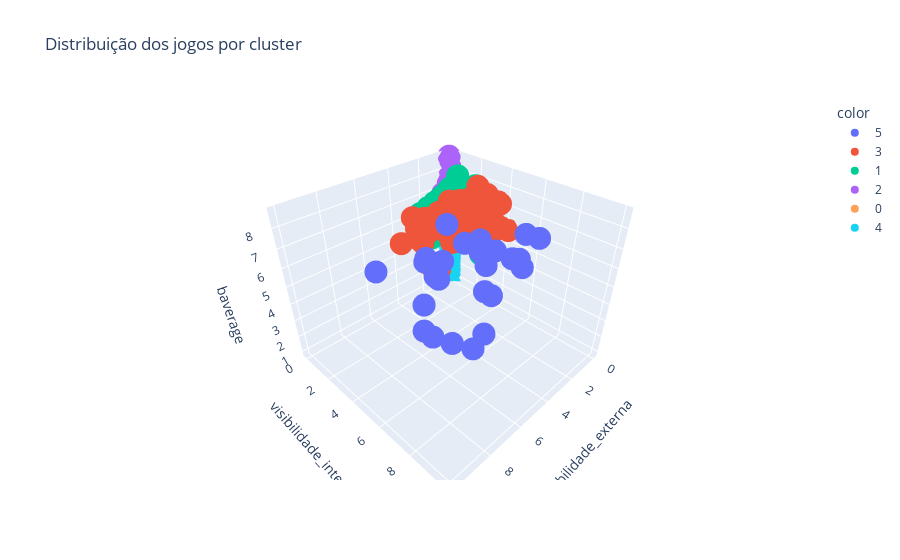

Notebook source saved alongside this figure:
### Code cell
fig_cluster_teste = px.scatter_3d(X,x='visibilidade_externa2', y='visibilidade_interna2', z='baverage', color=X['Cluster'].astype(str), title='Distribuição dos jogos por cluster')
fig_cluster_teste.update_layout(scene=dict(
                                    xaxis_title='visibilidade_externa',
                                    yaxis_title='visibilidade_interna',
                                    zaxis_title='baverage'))
fig_cluster_teste.show()

### Figure 1 — Plotly figure (JSON) as saved in the notebook; plotly's stock layout.template omitted (floating-point values rounded to 4 significant figures; data arrays with more than 128 entries replaced by an {"elided": "..."} marker saying what was removed)
{"data": [{"hovertemplate": "color=5<br>visibilidade_externa2=%{x}<br>visibilidade_interna2=%{y}<br>baverage=%{z}<extra></extra>", "legendgroup": "5", "marker": {"color": "#636efa", "symbol": "circle"}, "mode": "markers", "name": "5", "scene": "scene", "showlegend": true, "type": "scatter3d", "x": [3.942, 5.47, 7.7, 3.393, 5.423, 5.569, 5.487, 4.764, 7.277, 4.773, 4.441, 8.995, 10, 7.644, 4.709, 6.895, 9.887, 9.668, 4.365, 6.319, 8.791, 8.454, 5.137, 6.659, 7.05, 8.975], "y": [8.735, 5.269, 9.292, 7.729, 9.108, 7.196, 6.293, 8.483, 9.252, 8.155, 6.196, 5.055, 9.238, 7.035, 6.16, 5.525, 8.703, 9.749, 6.978, 5.876, 7.485, 9.987, 7.166, 5.182, 6.204, 10], "z": [8.584, 8.472, 8.268, 8.161, 8.1, 8.023, 8.011, 7.902, 7.868, 7.787, 7.716, 7.692, 7.674, 7.663, 7.637, 7.583, 7.53, 7.527, 7.481, 7.352, 7.332, 7.314, 7.198, 7.154, 7.118, 7.015]}, {"hovertemplate": "color=3<br>visibilidade_externa2=%{x}<br>visibilidade_interna2=%{y}<br>baverage=%{z}<extra></extra>", "legendgroup": "3", "marker": {"color": "#EF553B", "symbol": "circle"}, "mode": "markers", "name": "3", "scene": "scene", "showlegend": true, "type": "scatter3d", "x": {"elided": "168 float values"}, "y": {"elided": "168 float values"}, "z": {"elided": "168 float values"}}, {"hovertemplate": "color=1<br>visibilidade_externa2=%{x}<br>visibilidade_interna2=%{y}<br>baverage=%{z}<extra></extra>", "legendgroup": "1", "marker": {"color": "#00cc96", "symbol": "circle"}, "mode": "markers", "name": "1", "scene": "scene", "showlegend": true, "type": "scatter3d", "x": {"elided": "641 float values"}, "y": {"elided": "641 float values"}, "z": {"elided": "641 float values"}}, {"hovertemplate": "color=2<br>visibilidade_externa2=%{x}<br>visibilidade_interna2=%{y}<br>baverage=%{z}<extra></extra>", "legendgroup": "2", "marker": {"color": "#ab63fa", "symbol": "circle"}, "mode": "markers", "name": "2", "scene": "scene", "showlegend": true, "type": "scatter3d", "x": {"elided": "2551 float values"}, "y": {"elided": "2551 float values"}, "z": {"elided": "2551 float values"}}, {"hovertemplate": "color=0<br>visibilidade_externa2=%{x}<br>visibilidade_interna2=%{y}<br>baverage=%{z}<extra></extra>", "legendgroup": "0", "marker": {"color": "#FFA15A", "symbol": "circle"}, "mode": "markers", "name": "0", "scene": "scene", "showlegend": true, "type": "scatter3d", "x": {"elided": "16047 float values"}, "y": {"elided": "16047 float values"}, "z": {"elided": "16047 float values"}}, {"hovertemplate": "color=4<br>visibilidade_externa2=%{x}<br>visibilidade_interna2=%{y}<br>baverage=%{z}<extra></extra>", "legendgroup": "4", "marker": {"color": "#19d3f3", "symbol": "circle"}, "mode": "markers", "name": "4", "scene": "scene", "showlegend": true, "type": "scatter3d", "x": {"elided": "483 float values"}, "y": {"elided": "483 float values"}, "z": {"elided": "483 float values"}}], "layout": {"legend": {"title": {"text": "color"}, "tracegroupgap": 0}, "scene": {"domain": {"x": [0, 1], "y": [0, 1]}, "xaxis": {"title": {"text": "visibilidade_externa"}}, "yaxis": {"title": {"text": "visibilidade_interna"}}, "zaxis": {"title": {"text": "baverage"}}}, "title": {"text": "Distribuição dos jogos por cluster"}}}
